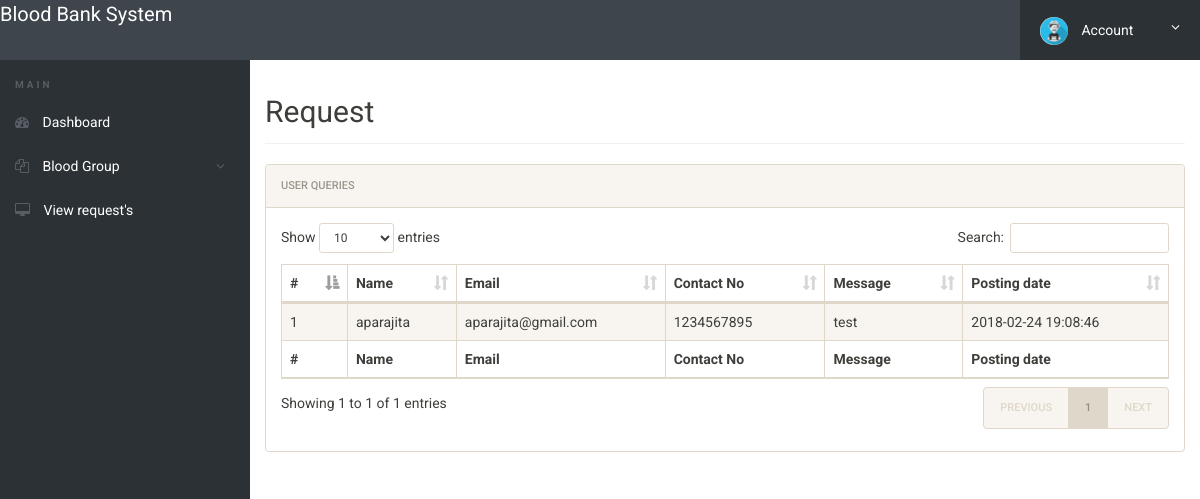
Page /hospital/manage-conactusquery.php (signed in) on the committed database.
### tables this page shows
CREATE TABLE `tblcontactusquery` (
  `id` int(11) NOT NULL,
  `UserID` int(100) DEFAULT NULL,
  `HID` int(120) DEFAULT NULL,
  `PostingDate` timestamp NOT NULL DEFAULT CURRENT_TIMESTAMP
);

CREATE TABLE `tblblooddonars` (
  `id` int(11) NOT NULL,
  `FullName` varchar(100) DEFAULT NULL,
  `MobileNumber` char(11) DEFAULT NULL,
  `EmailId` varchar(100) DEFAULT NULL,
  `Password` text NOT NULL,
  `Gender` varchar(20) DEFAULT NULL,
  `Age` int(11) DEFAULT NULL,
  `BloodGroup` varchar(20) DEFAULT NULL,
  `Address` varchar(255) DEFAULT NULL,
  `Message` mediumtext,
  `PostingDate` timestamp NOT NULL DEFAULT CURRENT_TIMESTAMP,
  `status` int(1) DEFAULT NULL
);

### hospital/manage-conactusquery.php (the view, shortened to what this page needs)
<?php
include('includes/config.php');
if(strlen($_SESSION['hlogin'])==0)
{
	header('location:index.php');
}
else{
    $HospitalD=$_SESSION['hid'];
 ?>
<!doctype html>
<html lang="en" class="no-js">
<head>
	<link rel="stylesheet" href="css/font-awesome.min.css">
	<link rel="stylesheet" href="css/bootstrap.min.css">
	<link rel="stylesheet" href="css/dataTables.bootstrap.min.css">
	<link rel="stylesheet" href="css/style.css">
</head>
<body>
	<?php include('includes/header.php');?>
	<div class="ts-main-content">
		<?php include('includes/leftbar.php');?>
		<div class="content-wrapper">
			<div class="container-fluid">
				<div class="row">
					<div class="col-md-12">
						<h2 class="page-title">Request</h2>
						<div class="panel panel-default">
							<div class="panel-heading">User queries</div>
							<div class="panel-body">
								<table id="zctb" class="display table table-striped table-bordered table-hover" cellspacing="0" width="100%">
									<thead>
										<tr>
										<th>#</th>
											<th>Name</th>
											<th>Email</th>
											<th>Contact No</th>
											<th>Message</th>
											<th>Posting date</th>
										</tr>
									</thead>
									<tfoot>
										<tr>
										<th>#</th>
											<th>Name</th>
											<th>Email</th>
											<th>Contact No</th>
											<th>Message</th>
											<th>Posting date</th>
										</tr>
									</tfoot>
									<tbody>
									<?php $sql = "SELECT * from  tblcontactusquery WHERE  HID=:eid";
											$query = $dbh -> prepare($sql);
											$query-> bindParam(':eid',$HospitalD, PDO::PARAM_STR);
											$query->execute();
											$results=$query->fetchAll(PDO::FETCH_OBJ);
											$cnt=1;
											if($query->rowCount() > 0)
											{
											foreach($results as $result)
											{
   									             $user_id = $result->UserID;
		  										 $sql = "SELECT * from  tblblooddonars WHERE  id=:uid";
													$query = $dbh -> prepare($sql);
													$query-> bindParam(':uid',$user_id, PDO::PARAM_STR);
													$query->execute();
													$details=$query->fetchAll(PDO::FETCH_OBJ);?>
												<tr>
													<td><?php echo htmlentities($cnt);?></td>
													<td><?php echo htmlentities($details[0]->FullName);?></td>
													<td><?php echo htmlentities($details[0]->EmailId);?></td>
													<td><?php echo htmlentities($details[0]->MobileNumber);?></td>
													<td><?php echo htmlentities($details[0]->Message);?></td>
													<td><?php echo htmlentities($details[0]->PostingDate);?></td>
												</tr>
										<?php $cnt=$cnt+1; }} ?>
									</tbody>
								</table>
							</div>
						</div>
					</div>
				</div>
			</div>
		</div>
	</div>
</body>
</html>
<?php } ?>

### hospital/css/style.css (style rules this page uses)
html { font-size: 14px; }
@media only screen and (min-width: 480px) { html { font-size: 17px; } }
@media only screen and (min-width: 768px) { html { font-size: 14px; } }
body { font-size: 1em; }
.panel { overflow: hidden; }
.page-title { padding-bottom: 15px; margin-bottom: 20px; border-bottom: 1px solid #f0f0f0; }
.ts-main-content .content-wrapper { padding-top: 15px; margin-top: 60px; }
@media only screen and (min-width: 992px) { .ts-main-content .content-wrapper { margin-left: 250px; } }

### rows in the picture
tblcontactusquery: tblblooddonars.FullName "aparajita", tblblooddonars.EmailId "aparajita@gmail.com", tblblooddonars.MobileNumber "1234567895", tblblooddonars.Message "test", tblblooddonars.PostingDate "2018-02-24 19:08:46"
